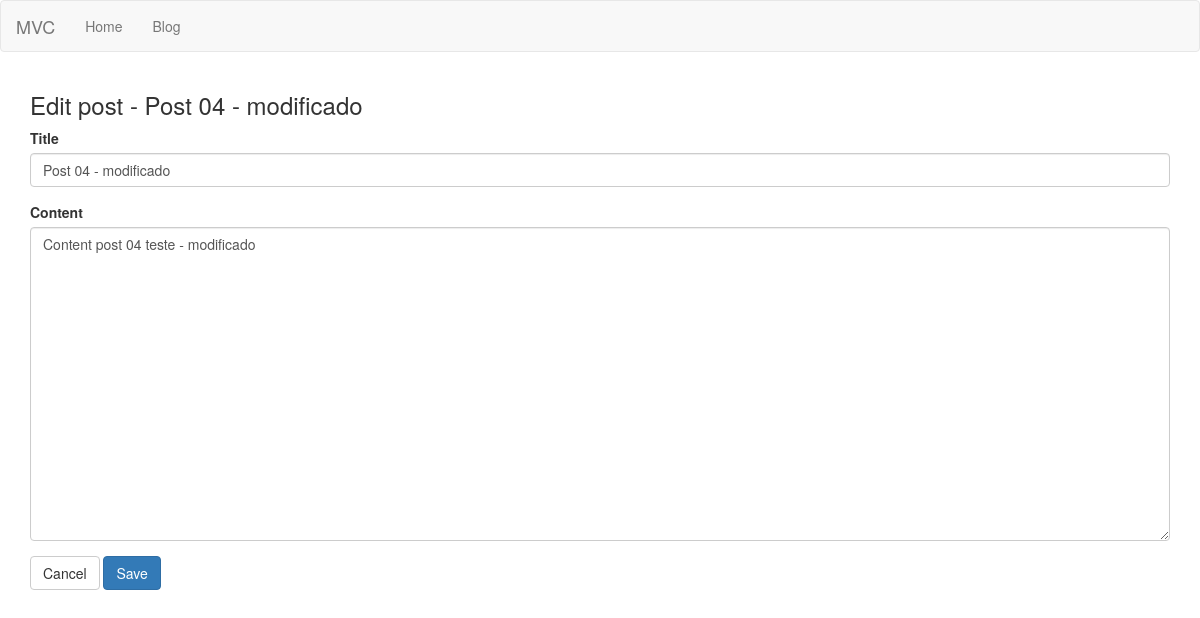
Before: /posts/4/edit with the older database file.
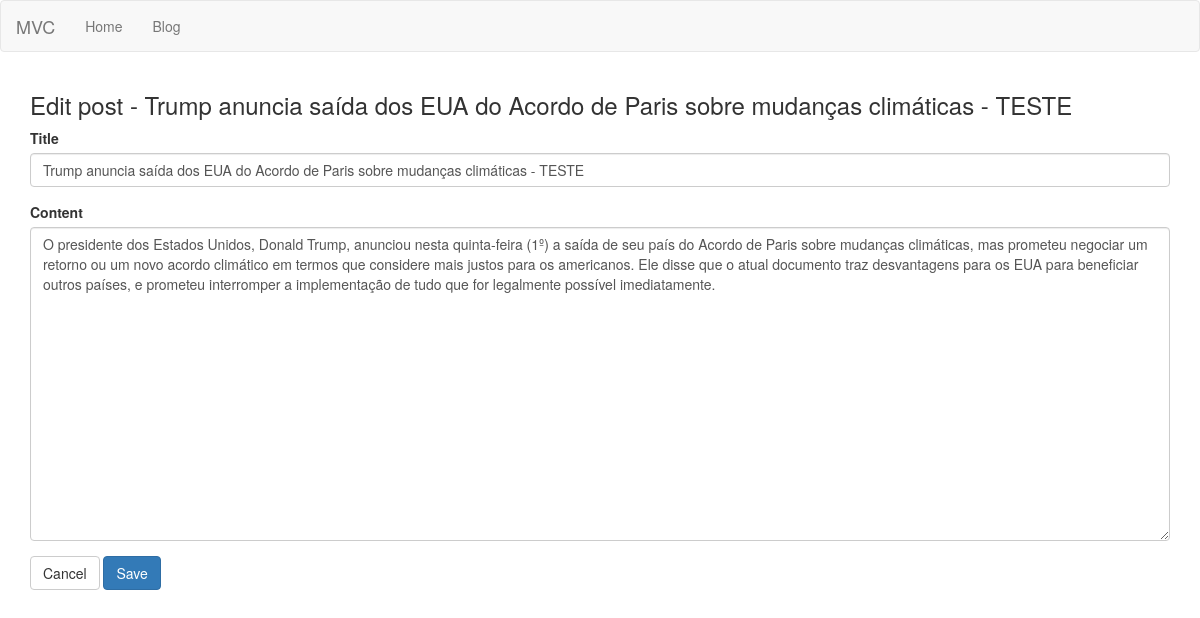
After: the same page with the newer database file.
### tables this page shows
CREATE TABLE posts (id INTEGER CONSTRAINT posts_index PRIMARY KEY ASC AUTOINCREMENT, title VARCHAR (255) NOT NULL, content TEXT NOT NULL);

### app/Controllers/PostsController.php (called while the page is built, shortened)
<?php
class PostsController extends BaseController
{
   private $post;
   public function __construct()
   {
      $this->post = Container::getModel("Post");
   }
   public function edit($id)
   {
      $this->view->post = $this->post->find($id);
      $this->renderView('posts/edit', 'layout');
   }
}

### core/bootstrap.php (called while the page is built)
<?php
$routes = require_once __DIR__ . "/../app/routes.php";
$route = new \Core\Route($routes);

### public/index.php (called while the page is built, shortened)
<?php
require_once __DIR__ . "/../core/bootstrap.php";

### core/BaseModel.php (called while the page is built, shortened)
<?php
abstract class BaseModel
{
   private $pdo;
   protected $table;
   public function __construct(PDO $pdo)
   {
      $this->pdo = $pdo;
   }
   public function find($id)
   {
      $query = "SELECT * FROM {$this->table} WHERE id = :id";
      $stmt = $this->pdo->prepare($query);
      $stmt->bindValue(":id", $id);
      $stmt->execute();
      $result = $stmt->fetch();
      return $result;
   }
}

### core/Database.php (called while the page is built, shortened)
<?php
class Database
{
	public static function getDatabase()
   {
	   $conf = require_once __DIR__ . "/../app/database.php";
		if($conf['driver']=='sqlite'){
			$sqlite = __DIR__  . "/../storage/database/" . $conf['sqlite']['host'];
			$sqlite = "sqlite:".$sqlite;
			try{
				 $pdo = new PDO($sqlite);
				 $pdo->setAttribute(PDO::ATTR_ERRMODE,PDO::ERRMODE_EXCEPTION);
				 $pdo->setAttribute(PDO::ATTR_DEFAULT_FETCH_MODE,PDO::FETCH_OBJ);
				 return $pdo;
			}
			catch (PDOException $e){
				echo $e->getMessage();
			}
		} else if ($conf['driver']=='mysql'){
		     $host = $config['mysql']['host'];
			  $db_name = $config['mysql']['db_name'];
			  $username = $config['mysql']['db_username'];
			  $password = $config['mysql']['db_password'];
			  $charset = $conf['mysql']['charset'];
			  $collation = $conf['mysql']['collation'];
			try{
				$pdo = new PDO("mysql:host=$host;dbname=$db_name;charset=$charset", $username, $password);
				print_r ($pdo);
				$pdo->setAttribute(PDO::ATTR_ERRMODE,PDO::ERRMODE_EXCEPTION);
				$pdo->setAttribute(PDO::MYSQL_ATTR_INIT_COMMAND, "SET NAMES '$charset' COLLATE '$collation'");
				$pdo->setAttribute(PDO::ATTR_DEFAULT_FETCH_MODE,PDO::FETCH_OBJ);
				return $pdo;
			}
			catch (PDOException $e){
				echo $e->getMessage();
			}
		}
   }
}

### core/Container.php (called while the page is built, shortened)
<?php
class Container
{
   public static function getModel($model)
   {
      return new $model(Database::getDatabase());
   }
}

### app/Views/posts/edit.phtml (the view)
<div class="container">
   <h3 class="h3"><?php echo $this->getPageTitle(); ?></h3>
   <form action="/posts/<?php echo $this->view->post->id; ?>/update" method="post" accept-charset="utf-8">
      <div class="form-group">
         <label for="title">Title</label>
         <input type="text" name="title" class="form-control" value="<?php echo $this->view->post->title; ?>">
      </div>
      <div class="form-group">
         <label for="content">Content</label>
         <textarea name="content" class="form-control" rows="15"><?php echo $this->view->post->content; ?></textarea>
      </div>
      <a href="/posts" class="btn btn-default">Cancel</a>
      <button type="submit" class="btn btn-primary">Save</button>
   </form>
</div>

### core/BaseController.php (shortened to what this page needs)
<?php
class BaseController
{
   private $viewPath;
   private $layoutPath;
   private $title = null;
   public function __construct()
   {
      $this->view = new \stdClass;
   }
   protected function renderView($viewPath, $layoutPath = null)
   {
      $this->viewPath = $viewPath;
      $this->layoutPath = $layoutPath;
      if($layoutPath){
         $this->setLayout();
      } else {
         $this->content();
      }
   }
   protected function content()
   {
      $path = __DIR__ . "/../app/Views/{$this->viewPath}.phtml";
      if(file_exists( __DIR__ . "/../app/Views/{$this->viewPath}.phtml")){
         require_once __DIR__ . "/../app/Views/{$this->viewPath}.phtml";
      } else {
         echo "Error: View path not found! <br/>$path";
      }
   }
   protected function setLayout()
   {
      $path = __DIR__ . "/../app/Views/{$this->layoutPath}.phtml";
      if(file_exists( __DIR__ . "/../app/Views/{$this->layoutPath}.phtml")){
         require_once __DIR__ . "/../app/Views/{$this->layoutPath}.phtml";
      } else {
         echo "Error: Layout path not found!<br/>$path";
      }
   }
   protected function setPageTitle($title)
   {
      $this->title = $title;
   }
   protected function getPageTitle($separator=null)
   {
      if($separator){
         echo $this->title . " " . $separator . " ";
      } else {
          echo $this->title;
      }
   }
}

Changed rows visible on the page:
changed posts: title "Post 04 - modificado" → "Trump anuncia saída dos EUA do Acordo de Paris sobre mudanças climáticas - TESTE"; content "Content post 04 teste - modificado" → "O presidente dos Estados Unidos, Donald Trump, anunciou nesta quinta-feira (1º) a saída de seu país do Acordo de Paris sobre mudanças climáticas, mas prometeu negociar um retorno ou um novo acordo climático em termos que considere mais justos para os americanos. Ele disse que o atual documento traz desvantagens para os EUA para beneficiar outros países, e prometeu interromper a implementação de tudo que for legalmente possível imediatamente."
Other visible differences:
$this->title: "Edit post - Post 04 - modificado" → "Edit post - Trump anuncia saída dos EUA do Acordo de Paris sobre mudanças climáticas - TESTE"
